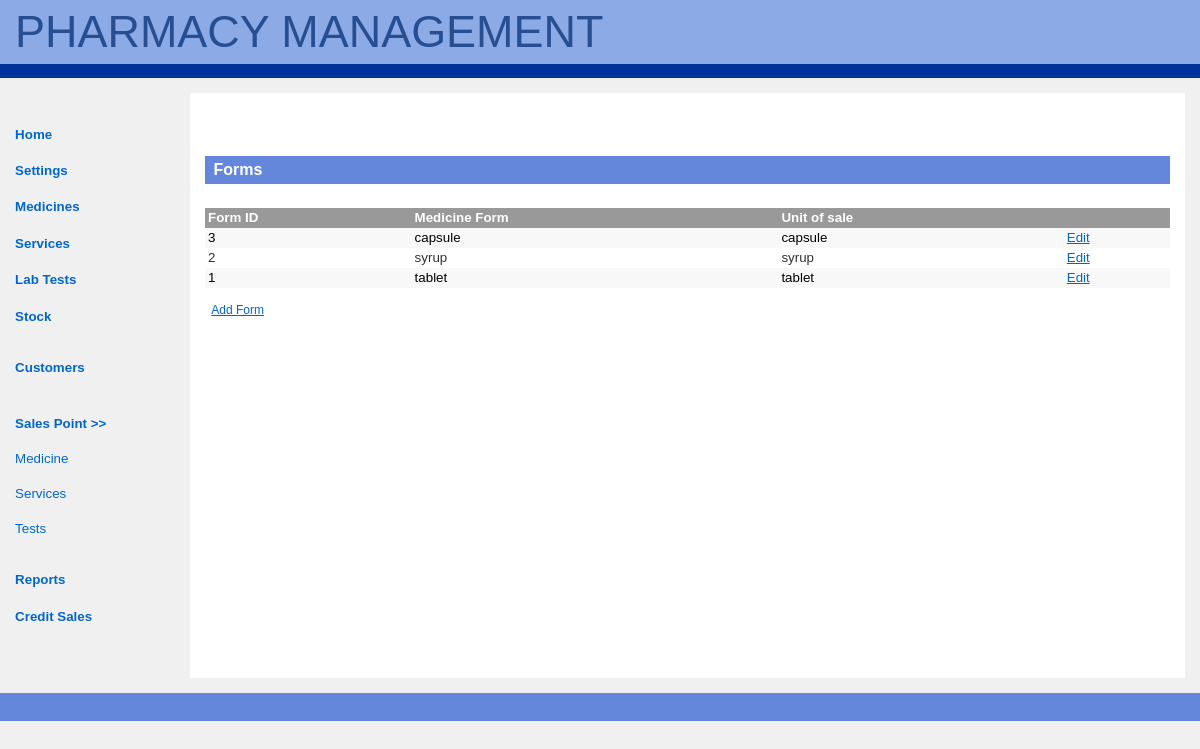
Page /forms.php (signed in) on the committed database.
### tables this page shows
CREATE TABLE IF NOT EXISTS `form` (
  `id` int(11) NOT NULL AUTO_INCREMENT,
  `form` varchar(20) NOT NULL,
  `sales_unit` varchar(20) NOT NULL,
  PRIMARY KEY (`id`)
);

### forms.php (the view, shortened to what this page needs)
<?php require_once("includes/functions.php");?>
<?php include("includes/header.php");?>
<div id="main-copy"><h1>Forms</h1>
<table class='results'>
<tr>
<td class='column_head'>Form ID</td>
<td class='column_head'>Medicine Form</td>
<td class='column_head'>Unit of sale</td>
<td class='column_head'></td>
</tr>
<?php
$query = "SELECT * FROM form ORDER BY form ASC ";
$result = mysql_query($query, $connection);
if(isset($result)){
	$i = 0;
	while($form = mysql_fetch_array($result)){
		$form_id = $form['id'];
		$form_name = $form['form'];
		$sales_unit = $form['sales_unit'];
		echo "
		<tr>
		<td ".even_strip($i).">".$form_id."</td>
		<td ".even_strip($i).">".$form_name."</td>
		<td ".even_strip($i).">".$sales_unit."</td>
		<td ".even_strip($i)."><a href='edit_form.php?id=".$form_id."'>Edit</a></td>
		</tr>";
		$i++;
	}
}
?>
</table>
<p><a href="add_form.php">Add Form</a>
    </div>
        <div id="footer">
        </div>
    </body>
</html>

### css/style.css (style rules this page uses)
body { color: black; background-color: rgb(240,240,240); font-family: verdana, helvetica, arial, sans-serif; font-size: 100%; margin: 0; padding: 0; }
html > body { font-size: 10pt; }
#main-copy { color: black; background-color: white; text-align: justify; line-height: 1.5em; margin: 15px; margin-left: 190px; height: 555px; padding: 15px; border-left: 15px; }
#main-copy p { margin: 1em 1ex 2em 1ex; padding: 0; }
p { margin-left:20px; font-size:0.9em; line-height:0.em; }
#main-copy a { color: rgb(0,102,204); background-color: transparent; text-decoration: underline; }
#main-copy h1 { color: white; background-color: rgb(100,135,220); font-size: 1.2em; font-weight: bold; margin: 3em 0 0 0; padding: 0.5ex 0 0.5ex 1ex; }
#footer { color: white; background-color: rgb(100,135,220); font-size: 91%; margin: 0; padding: 1em 2.5mm 2.5ex 2.5mm; clear: both; }
table.results { border-collapse: collapse; width: 100%; }
td.column_head, td.cell_value { font-size: 100%; padding: 0 3px 0 3px; color:#333; }
td.column_head { background-color: #999; color:#FFF; font-weight:bold; }
table.results a { color: #FFF; background-color: transparent; text-decoration: underline; }
td { background-color: #fff; }
td.cell_value { background-color: #fff; }
.even { background-color: #F8F8F8; padding: 0 3px 0 3px; }

### rows in the picture
form: id "3", form "capsule", sales_unit "capsule"
form: id "2", form "syrup", sales_unit "syrup"
form: id "1", form "tablet", sales_unit "tablet"
